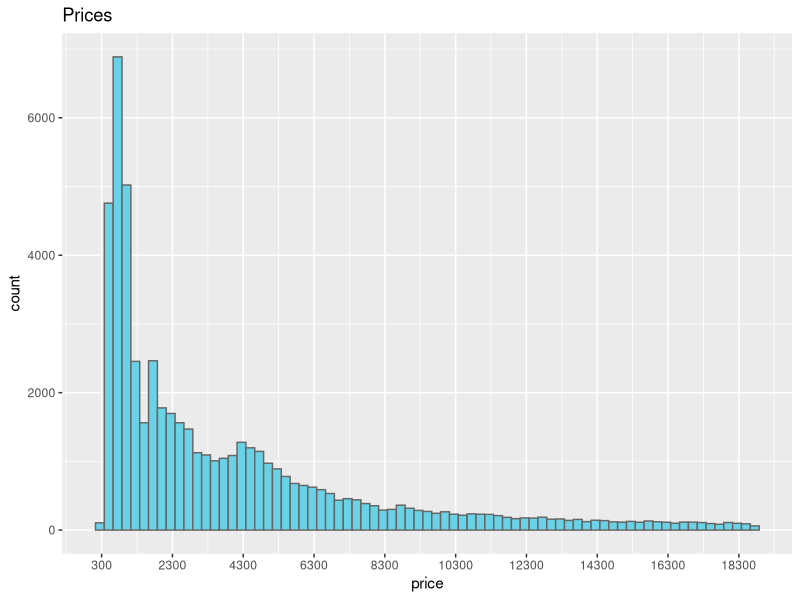
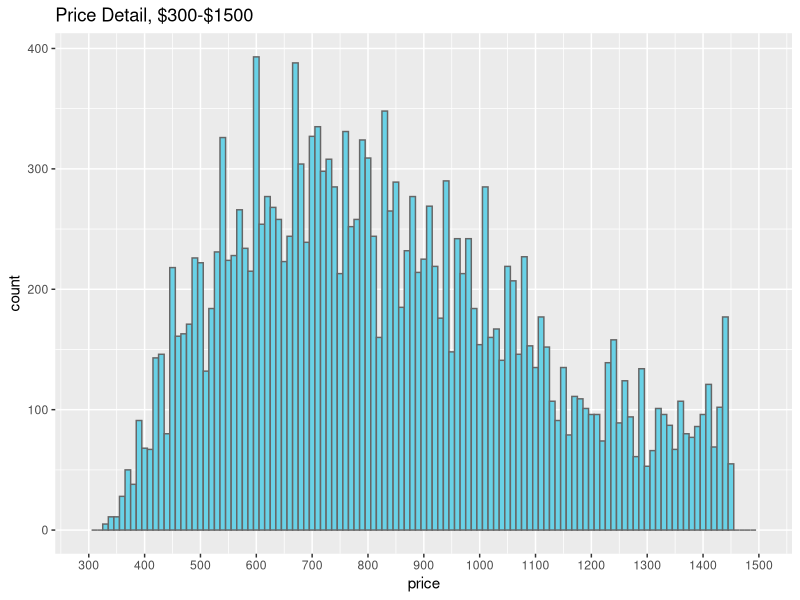
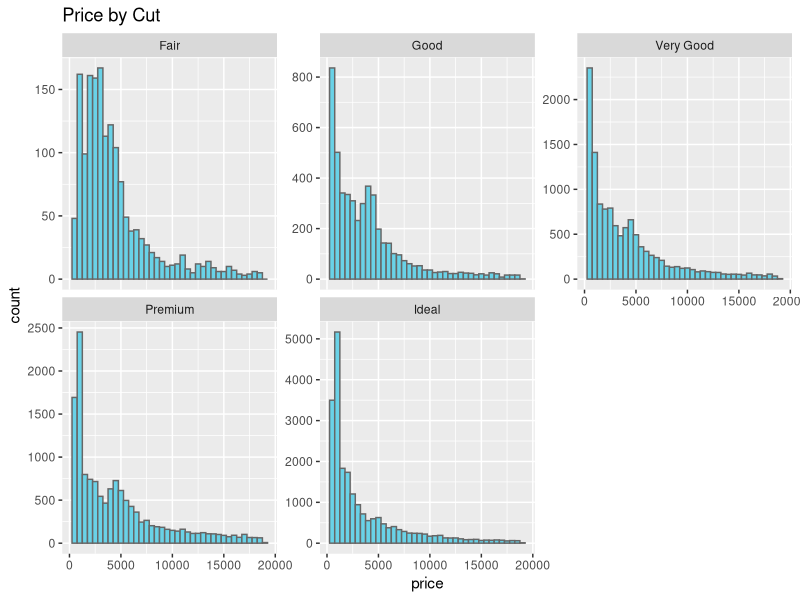
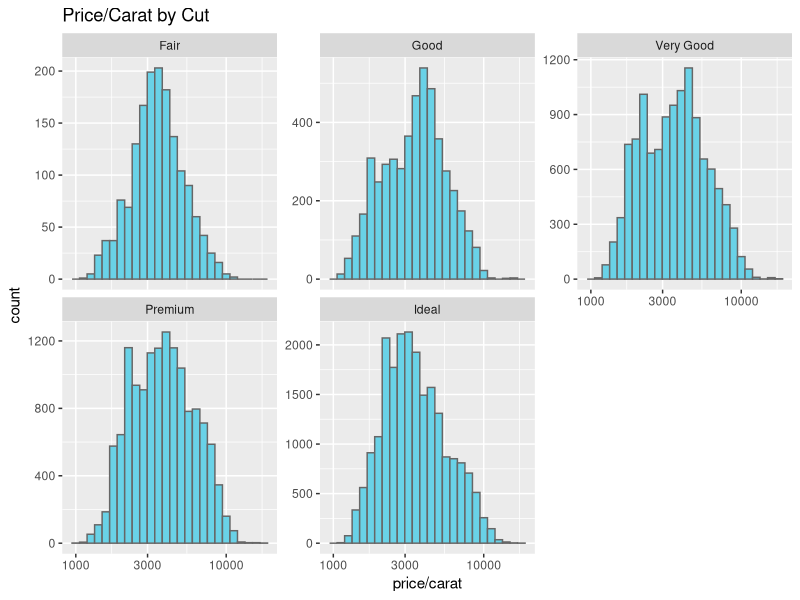
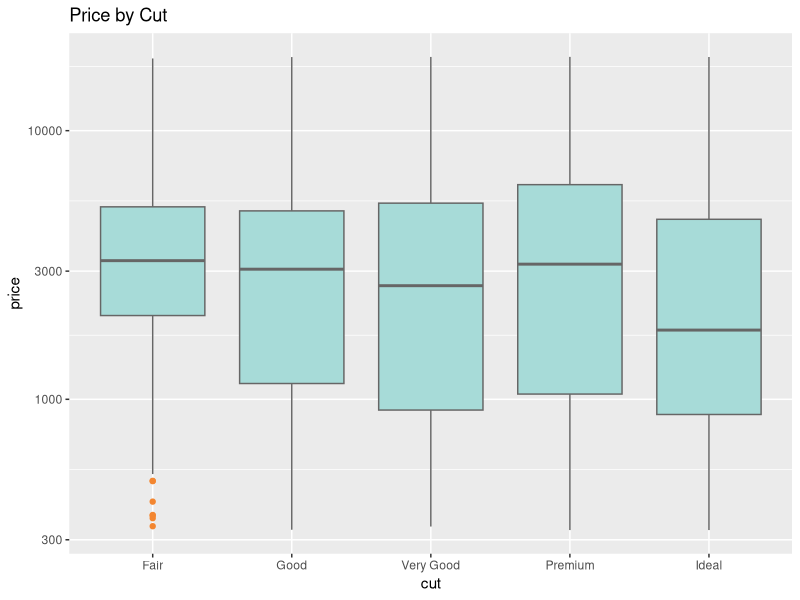
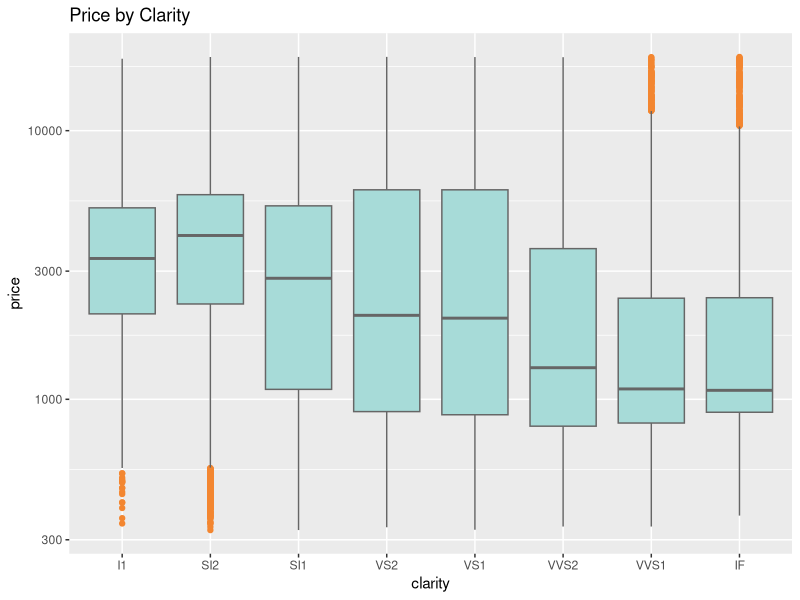
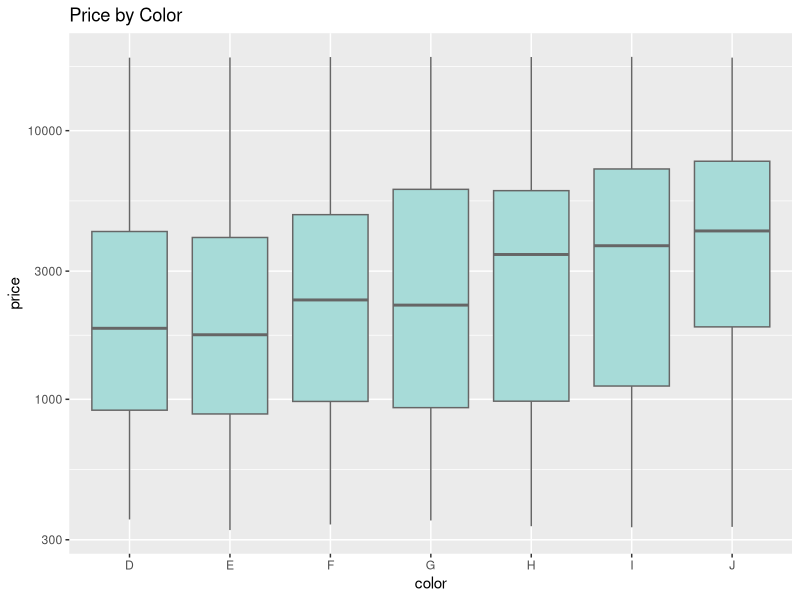
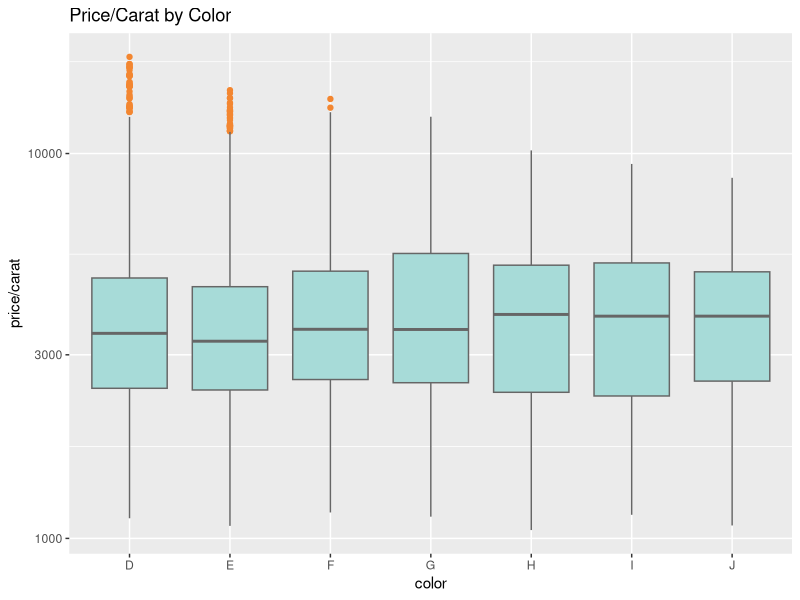

Write R code to recreate these figures, in order.
## ---- chunk 1
knitr::opts_chunk$set(echo = TRUE)
library(dplyr)
library(tidyr)
library(ggplot2)
baseFill <- "#69D2E7"
baseOutline <- "#666666"
boxPlotFill <- "#A7DBD8"
## ---- chunk 2
data(diamonds)
## ---- chunk 3
summary(diamonds$price)
diamonds %>% ggplot(aes(x = price)) +
  geom_histogram(binwidth = 250, color = baseOutline, fill = baseFill) +
  scale_x_continuous(breaks=seq(300,19000,2000)) +
  ggtitle("Prices")
## ---- chunk 4
diamonds %>% ggplot(aes(x = price)) +
  geom_histogram(binwidth = 10, color = baseOutline, fill = baseFill, na.rm = TRUE) +
  scale_x_continuous(lim=c(300,1500), breaks=seq(300,1500,100)) +
  ggtitle("Price Detail, $300-$1500")
## ---- chunk 5
diamonds %>% ggplot(aes(x = price)) +
  geom_histogram(binwidth = 500, color = baseOutline, fill = baseFill) +
  facet_wrap(~cut, scales="free_y") +
  ggtitle("Price by Cut")
## ---- chunk 6
diamonds %>% ggplot(aes(x = price/carat)) +
  geom_histogram(binwidth = .05, color = baseOutline, fill = baseFill) +
  scale_x_log10() +
  facet_wrap(~cut, scales="free_y") +
  ggtitle("Price/Carat by Cut")
## ---- chunk 7
by(diamonds$price, diamonds$color, summary, digits = max(getOption('digits')))
## ---- chunk 8
diamonds %>% ggplot(aes(y = price, x = cut)) +
 geom_boxplot(color = baseOutline, fill = boxPlotFill, outlier.colour = "#F38630") + 
 scale_y_log10() +
  ggtitle("Price by Cut")
diamonds %>% ggplot(aes(y = price, x = clarity)) +
 geom_boxplot(color = baseOutline, fill = boxPlotFill, outlier.colour = "#F38630") + 
 scale_y_log10() +
  ggtitle("Price by Clarity")
diamonds %>% ggplot(aes(y = price, x = color)) +
  geom_boxplot(color = baseOutline, fill = boxPlotFill, outlier.colour = "#F38630") + 
  scale_y_log10() +
  ggtitle("Price by Color")
## ---- chunk 9
by(diamonds$price/diamonds$carat, diamonds$color, summary, digits = max(getOption('digits')))
diamonds %>% ggplot(aes(y = price/carat, x = color)) +
  geom_boxplot(color = baseOutline, fill = boxPlotFill, outlier.colour = "#F38630") + 
  scale_y_log10() +
  ggtitle("Price/Carat by Color")
## ---- chunk 10
diamonds %>% ggplot(aes(x = carat, y = ..count..)) + 
  geom_freqpoly(binwidth = 0.01) +
  scale_x_continuous(breaks=seq(0,5,.25))
